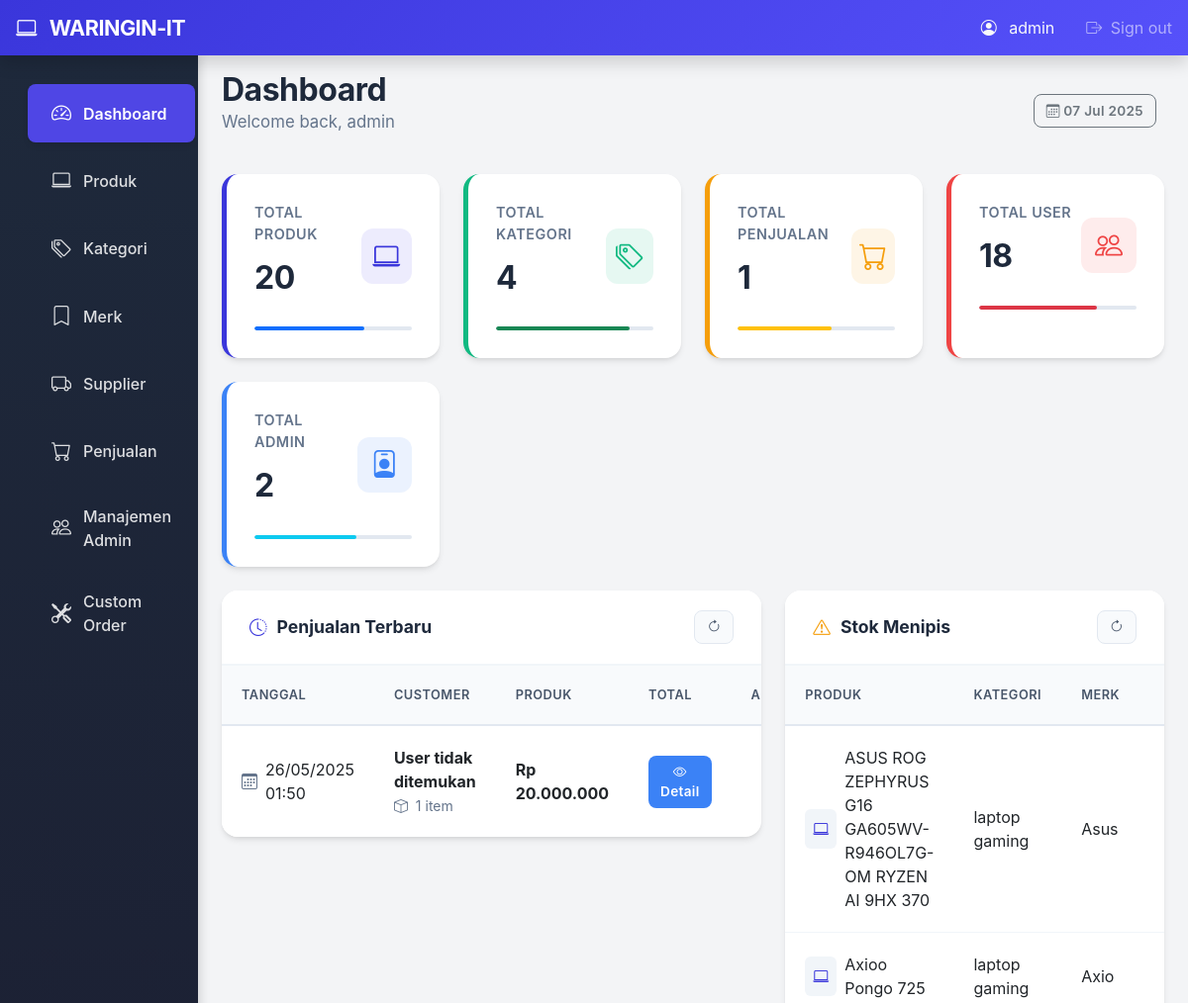
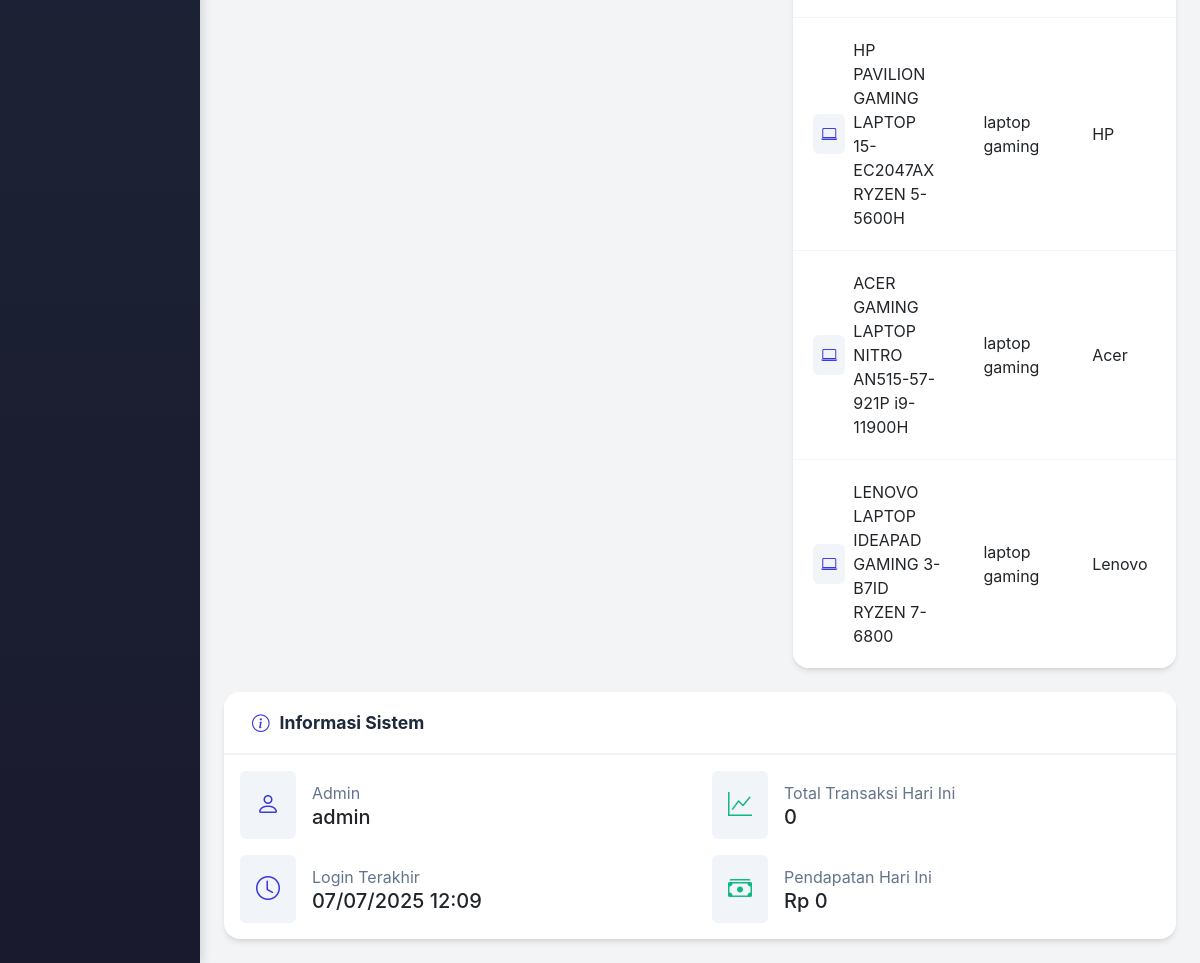
The app's page /admin/index.php (signed in) with its own data (2 pictures, top to bottom).
### tables this page shows
CREATE TABLE `tb_penjualan` (
  `penjualan_id` int(11) NOT NULL,
  `admin_id` int(11) DEFAULT NULL,
  `tanggal` timestamp NOT NULL DEFAULT current_timestamp(),
  `bayar` decimal(10,2) DEFAULT NULL,
  `total` decimal(10,2) DEFAULT NULL,
  `kembalian` decimal(10,2) DEFAULT NULL,
  `id_pembelian` int(11) DEFAULT NULL
);

CREATE TABLE `tb_barang` (
  `barang_id` int(11) NOT NULL,
  `merk_id` int(11) DEFAULT NULL,
  `kategori_id` int(11) DEFAULT NULL,
  `nama_barang` varchar(255) NOT NULL,
  `jenis_barang` text DEFAULT NULL,
  `gambar` varchar(255) NOT NULL,
  `harga_beli` decimal(10,2) DEFAULT NULL,
  `harga_jual` decimal(10,2) DEFAULT NULL,
  `stok` int(11) DEFAULT NULL
);

CREATE TABLE `tb_kategori` (
  `kategori_id` int(11) NOT NULL,
  `nama_kategori` varchar(255) NOT NULL
);

CREATE TABLE `tb_merk` (
  `merk_id` int(11) NOT NULL,
  `nama_merk` varchar(255) NOT NULL,
  `deskripsi` varchar(255) DEFAULT NULL
);

### admin/index.php (the view, shortened to what the rows shown need)
<?php
require_once '../config/koneksi.php';
$admin_id = $_SESSION['admin_id'];
$admin = query("SELECT * FROM tb_admin WHERE admin_id = $admin_id")[0];
$recent_sales = query("SELECT p.*, a.nama as admin_name, u.nama as nama_user, u.telepon,
                      pb.jenis_pembayaran, SUM(dp.subtotal) as total,
                      GROUP_CONCAT(b.nama_barang SEPARATOR ', ') as produk_dibeli,
                      COUNT(dp.barang_id) as jumlah_item
                      FROM tb_penjualan p
                      LEFT JOIN tb_admin a ON p.admin_id = a.admin_id
                      LEFT JOIN tb_pembelian pmb ON p.id_pembelian = pmb.id_pembelian
                      LEFT JOIN tb_user u ON pmb.user_id = u.user_id
                      LEFT JOIN tb_pembayaran pb ON pmb.pembayaran_id = pb.pembayaran_id
                      LEFT JOIN tb_detail_penjualan dp ON p.penjualan_id = dp.penjualan_id
                      LEFT JOIN tb_barang b ON dp.barang_id = b.barang_id
                      GROUP BY p.penjualan_id
                      ORDER BY p.tanggal DESC
                      LIMIT 10");
$low_stock = query("SELECT b.*, k.nama_kategori, m.nama_merk
                   FROM tb_barang b
                   LEFT JOIN tb_kategori k ON b.kategori_id = k.kategori_id
                   LEFT JOIN tb_merk m ON b.merk_id = m.merk_id
                   WHERE b.stok < 5
                   ORDER BY b.stok ASC");
?>
<!DOCTYPE html>
<html lang="en">
<head>
    <link href="https://cdn.jsdelivr.net/npm/bootstrap@5.3.0/dist/css/bootstrap.min.css" rel="stylesheet">
    <link rel="stylesheet" href="https://cdn.jsdelivr.net/npm/bootstrap-icons@1.7.2/font/bootstrap-icons.css">
</head>
<body>
    <nav class="navbar navbar-dark sticky-top flex-md-nowrap p-0 shadow">
        <div class="navbar-nav">
            <div class="nav-item text-nowrap d-flex align-items-center">
                <span class="text-light mx-3">
                    <i class="bi bi-person-circle me-2"></i>
                    <?= htmlspecialchars($admin['nama']) ?>
                </span>
                <a class="nav-link px-3" href="../auth/logout.php">
                    <i class="bi bi-box-arrow-right me-1"></i>
                    Sign out
                </a>
            </div>
        </div>
    </nav>
    <div class="container-fluid">
        <div class="row">
            <main class="col-md-9 ms-sm-auto col-lg-10 px-md-4 animate-fade-in">
                <div class="d-flex justify-content-between flex-wrap flex-md-nowrap align-items-center pt-3 pb-2 mb-3">
                    <div>
                        <h1 class="h2 mb-0">Dashboard</h1>
                        <p class="text-muted">Welcome back, <?= htmlspecialchars($admin['nama']) ?></p>
                    </div>
                </div>
                <div class="row g-4">
                    <div class="col-lg-7">
                        <div class="card table-card mb-4">
                            <div class="card-body p-0">
                                <div class="table-responsive">
                                    <table class="table table-hover align-middle">
                                        <thead>
                                            <tr>
                                                <th>Tanggal</th>
                                                <th>Customer</th>
                                                <th>Produk</th>
                                                <th>Total</th>
                                                <th>Aksi</th>
                                            </tr>
                                        </thead>
                                        <tbody>
                                            <?php foreach ($recent_sales as $sale) : ?>
                                            <tr>
                                                <td>
                                                    <div class="d-flex align-items-center">
                                                        <i class="bi bi-calendar3 text-muted me-2"></i>
                                                        <?= date('d/m/Y H:i', strtotime($sale['tanggal'])) ?>
                                                    </div>
                                                </td>
                                                <td>
                                                    <div>
                                                        <div class="fw-bold"><?= htmlspecialchars($sale['nama_user'] ?? 'User tidak ditemukan') ?></div>
                                                        <small class="text-muted">
                                                            <i class="bi bi-box me-1"></i>
                                                            <?= $sale['jumlah_item'] ?> item
                                                        </small>
                                                    </div>
                                                </td>
                                                <td>
                                                    <span class="fw-bold">
                                                        Rp <?= number_format($sale['total'], 0, ',', '.') ?>
                                                    </span>
                                                </td>
                                                <td>
                                                    <a href="penjualan/detail.php?id=<?= $sale['penjualan_id'] ?>"
                                                       class="btn btn-sm btn-info">
                                                        <i class="bi bi-eye"></i>
                                                        Detail
                                                    </a>
                                                </td>
                                            </tr>
                                            <?php endforeach; ?>
                                        </tbody>
                                    </table>
                                </div>
                            </div>
                        </div>
                    </div>
                    <div class="col-lg-5">
                        <div class="card table-card mb-4">
                            <div class="card-body p-0">
                                <div class="table-responsive">
                                    <table class="table table-hover align-middle">
                                        <thead>
                                            <tr>
                                                <th>Produk</th>
                                                <th>Kategori</th>
                                                <th>Merk</th>
                                                <th>Stok</th>
                                            </tr>
                                        </thead>
                                        <tbody>
                                            <?php foreach ($low_stock as $item) : ?>
                                            <tr>
                                                <td>
                                                    <div class="d-flex align-items-center">
                                                        <div class="bg-light p-2 rounded me-2">
                                                            <i class="bi bi-laptop text-primary"></i>
                                                        </div>
                                                        <?= htmlspecialchars($item['nama_barang']) ?>
                                                    </div>
                                                </td>
                                                <td><?= htmlspecialchars($item['nama_kategori']) ?></td>
                                                <td><?= htmlspecialchars($item['nama_merk']) ?></td>
                                                <td>
                                                </td>
                                            </tr>
                                            <?php endforeach; ?>
                                        </tbody>
                                    </table>
                                </div>
                            </div>
                        </div>
                    </div>
                </div>
                <div class="row">
                    <div class="col-12">
                        <div class="card table-card mb-4">
                            <div class="card-body">
                                <div class="row g-4">
                                    <div class="col-md-6">
                                        <div class="d-flex align-items-center mb-3">
                                            <div>
                                                <div class="text-muted">Admin</div>
                                                <div class="h5 mb-0"><?= htmlspecialchars($admin['nama']) ?></div>
                                            </div>
                                        </div>
                                        </div>
                                </div>
                            </div>
                        </div>
                    </div>
                </div>
            </main>
        </div>
    </div>
</body>
</html>

### records on screen
tb_penjualan: tanggal "26/05/2025 01:50", nama_user "User tidak ditemukan", jumlah_item "1", total "20.000.000"
tb_barang: nama_barang "ASUS ROG ZEPHYRUS G16 GA605WV-R946OL7G-OM RYZEN AI 9HX 370", kategori.nama_kategori "laptop gaming", merk.nama_merk "Asus"
tb_barang: nama_barang "Axioo Pongo 725", kategori.nama_kategori "laptop gaming", merk.nama_merk "Axio"
tb_barang: nama_barang "HP PAVILION GAMING LAPTOP 15-EC2047AX RYZEN 5-5600H", kategori.nama_kategori "laptop gaming", merk.nama_merk "HP"
tb_barang: nama_barang "ACER GAMING LAPTOP NITRO AN515-57-921P i9-11900H", kategori.nama_kategori "laptop gaming", merk.nama_merk "Acer"
tb_barang: nama_barang "LENOVO LAPTOP IDEAPAD GAMING 3-B7ID RYZEN 7-6800", kategori.nama_kategori "laptop gaming", merk.nama_merk "Lenovo"

### other values on screen
$admin['nama'] "admin"
$total_produk "20"
$total_kategori "4"
$total_penjualan "1"
$total_user "18"
$total_admin "2"
$transaksi_hari_ini "0"
$pendapatan_hari_ini "0"
